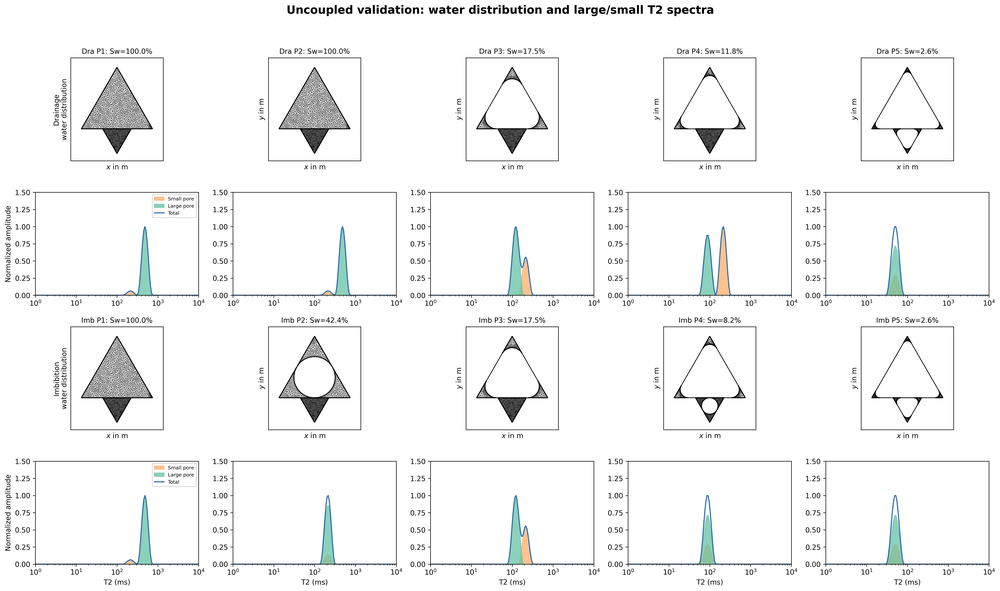
#> input picture examples/triangle_CA0deg_angles60-60-60/05_combined_panels/Combined_00C_Uncoupled_LargeSmall_Normalized_Validation.png, 1000 x 591 px, shrunk from 5968 x 3529 before the run, given in place of Result.tif, which was not available
$ python image_slice_simulation.py
#> lines starting #> are read from the running program, lines starting #| are printed output that depends on the picture; after the words box and inside, x2 and y2 are one past the last pixel; in counts of white or black regions, pixels touching at a corner belong together; pictures that were not available may be replaced by others from this repository, and a replacement may not be noted
"""PDE simulation for a segmented 2D three-phase image.

The image is expected to contain:
- 255: solid grains
- 102: water
- 153: air
- 0: outside/tube region ignored by the simulation

This script uses the original image resolution by default. It does not
generate new saturation states from Young-Laplace/minimum-energy interfaces.
"""

from __future__ import annotations

import json
import math
import os
from collections import Counter
from pathlib import Path

import matplotlib

matplotlib.use("Agg", force=True)

import matplotlib.pyplot as plt
import numpy as np
import pandas as pd
from PIL import Image
from scipy import ndimage
from scipy.optimize import nnls
from scipy.sparse import csr_matrix, diags, eye
from scipy.sparse.linalg import factorized

from simulation_control import SETTINGS


def cfg_get(path, default=None):
#> called with path = 'image_slice'
    value = SETTINGS
    for key in path.split("."):
        if not isinstance(value, dict) or key not in value:
            return default
        value = value[key]
#> in main, raw is the input picture: shape (591, 1000, 4); mean R, G, B, A 244.5, 245.2, 245.2, 255
    return value


D_UM2_PER_MS = 2.0
T2B_MS = 3000.0
RHO_UM_PER_MS = 0.005


# [9 lines left out: function downsample_nearest, not called in this run]


def classify_and_clean(raw: np.ndarray, settings: dict) -> np.ndarray:
    solid = int(settings["solid_value"])
    water = int(settings["water_value"])
    air = int(settings["air_value"])
    outside = int(settings["outside_value"])
    valid = np.array([outside, water, air, solid], dtype=np.int16)
    cleaned = raw.astype(np.int16).copy()
    for value in np.unique(cleaned):
        if value in valid:
            continue
        distances = np.abs(valid - int(value))
        cleaned[cleaned == value] = int(valid[int(np.argmin(distances))])
#> this loop made 256 passes
#> distances on passes 2 to 4: [1, 101, 152, 254], [2, 100, 151, 253], [3, 99, 150, 252]
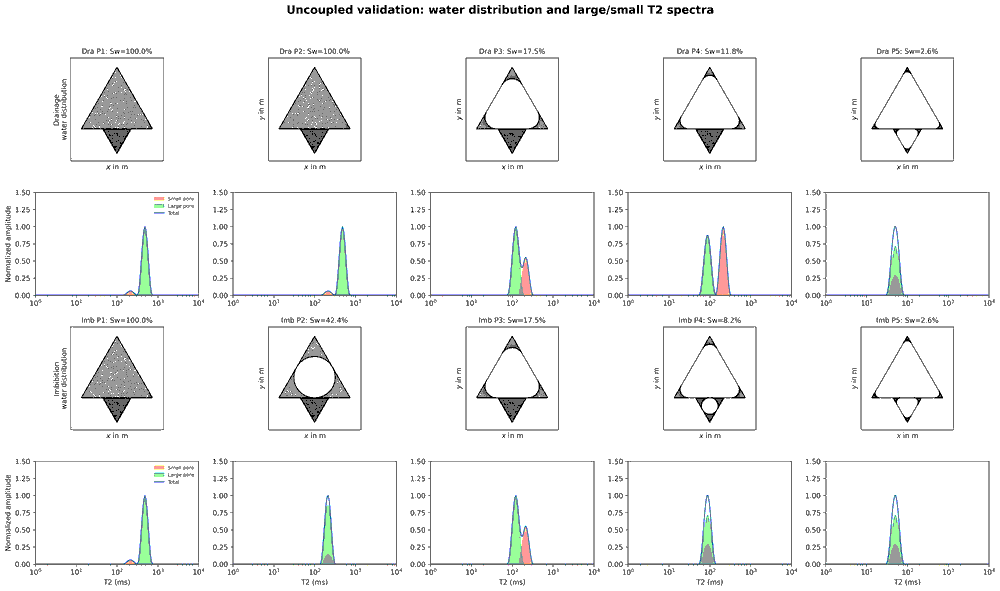
#> cleaned: shape (591, 1000, 4) int16; mean R, G, B, A 244.7, 245.3, 245, 255

    sigma = float(settings.get("interface_sigma_px", 0.0))
    if sigma > 0:
        phase_masks = {
            outside: cleaned == outside,
            solid: cleaned == solid,
            water: cleaned == water,
            air: cleaned == air,
        }
        # Keep outside fixed; smooth the three internal phase probabilities.
        internal_values = [solid, water, air]
        scores = []
        for value in internal_values:
            score = ndimage.gaussian_filter(phase_masks[value].astype(float), sigma=sigma, mode="nearest")
            scores.append(score)
#> this loop made 3 passes
#> pass 1, in classify_and_clean, `score = ndimage.gaussian_filter(phase_masks[value].astype(float), sigm..`:
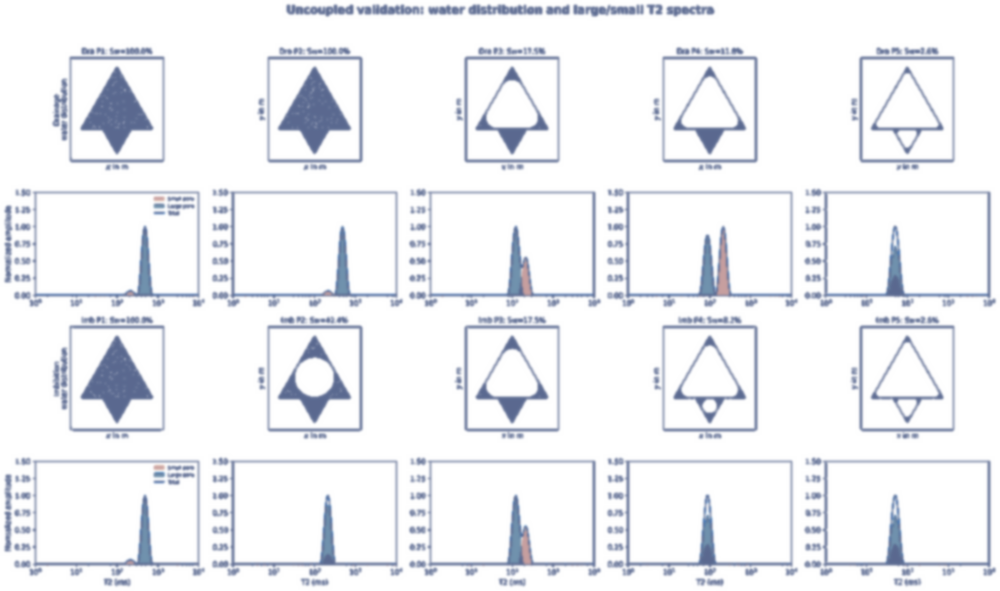
#> score: shape (591, 1000, 4) float64; mean of channels 0, 1, 2, 3 0.923, 0.93, 0.949, 0.973; transparent parts drawn white
#> pass 2, in classify_and_clean, `score = ndimage.gaussian_filter(phase_masks[value].astype(float), sigm..`:
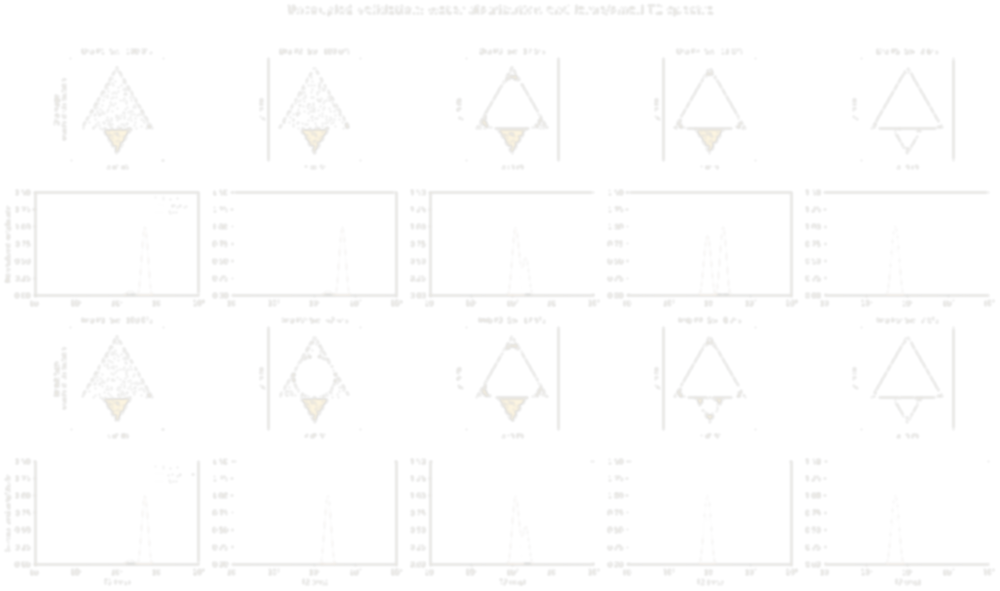
#> score: shape (591, 1000, 4) float64; mean of channels 0, 1, 2, 3 0.0239, 0.021, 0.015, 0.00759; transparent parts drawn white
#> pass 3, in classify_and_clean, `score = ndimage.gaussian_filter(phase_masks[value].astype(float), sigm..`:
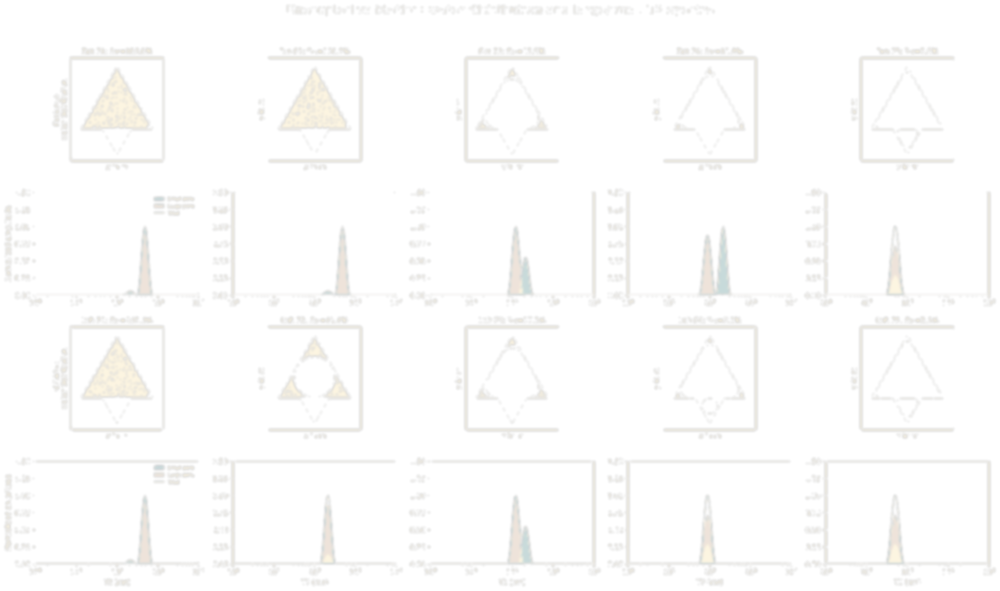
#> score: shape (591, 1000, 4) float64; mean of channels 0, 1, 2, 3 0.0478, 0.0438, 0.0328, 0.0172; transparent parts drawn white
#> after the loop, scores = 3 items
        winner = np.argmax(np.stack(scores, axis=0), axis=0)
        smoothed = np.asarray(internal_values, dtype=np.uint8)[winner]
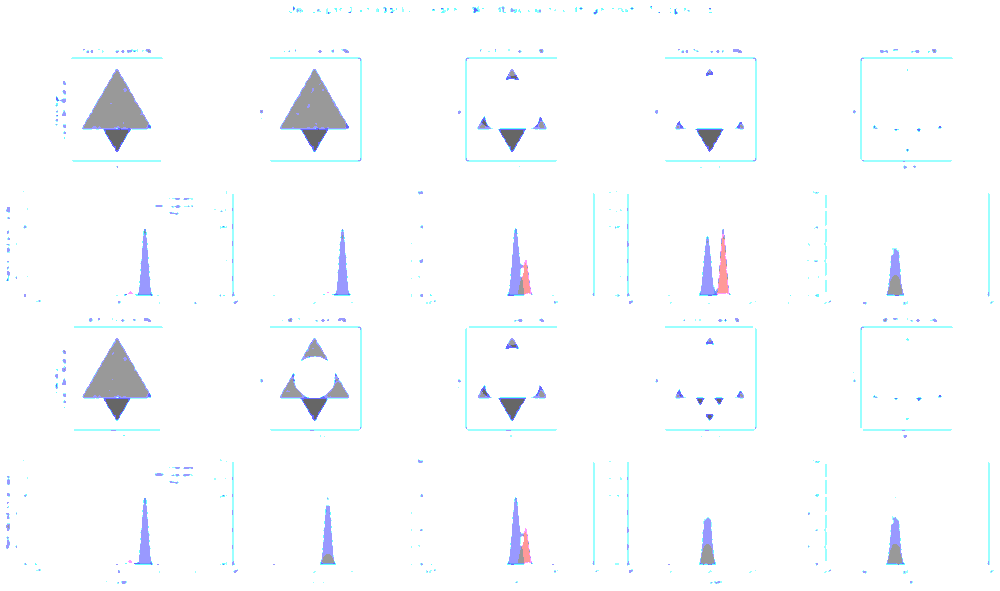
#> smoothed: shape (591, 1000, 4); mean of channels 0, 1, 2, 3 250.1, 251.7, 253.2, 255; drawn as R, G, B
        smoothed[phase_masks[outside]] = outside
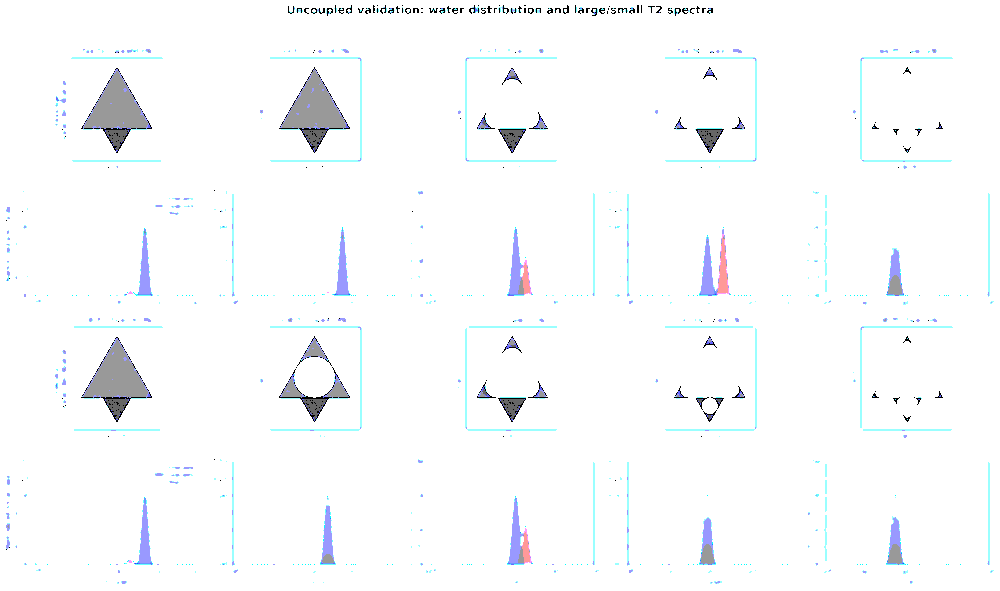
#> smoothed: shape (591, 1000, 4); 0.57% of pixels changed, all inside (x1, y1, x2, y2) = (6, 5, 968, 565); drawn as R, G, B
        cleaned = smoothed.astype(np.int16)

    radius = int(settings.get("smooth_radius_px", 0))
    if radius > 0:
        water_mask = cleaned == water
        solid_mask = cleaned == solid
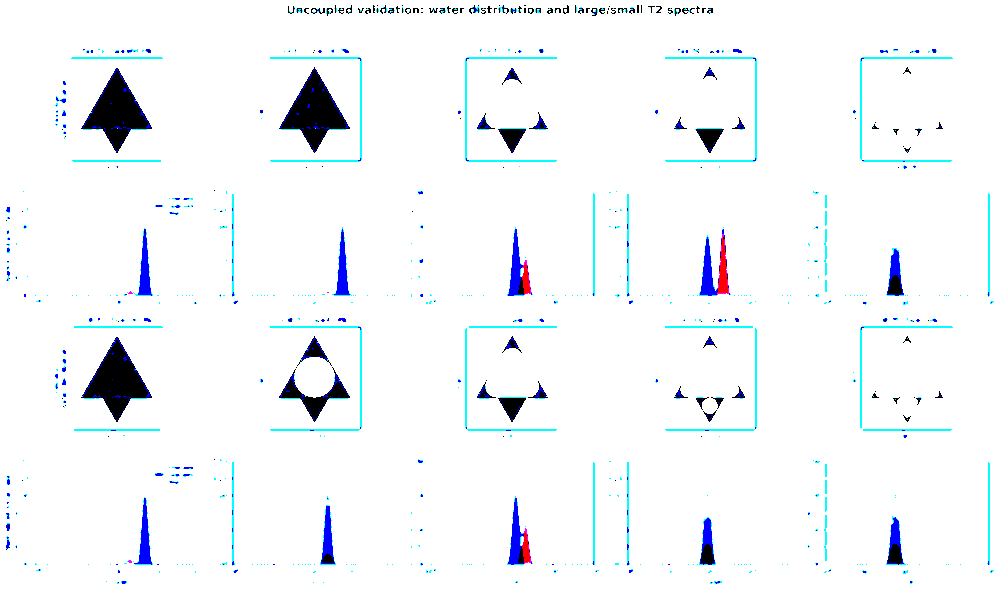
#> solid_mask: shape (591, 1000, 4) bool; mean of channels 0, 1, 2, 3 0.953, 0.967, 0.978, 1; drawn as R, G, B
        outside_mask = cleaned == outside
        air_mask = cleaned == air

        # Remove single-pixel salt/holes without changing the large phase topology.
#> (the run stopped early here; a loop or call above may not have finished)

$ run again, on examples/triangle_CA0deg_angles60-60-60/05_combined_panels/Combined_02_AllStates_Decay_Uncoupled_vs_Coupled.png
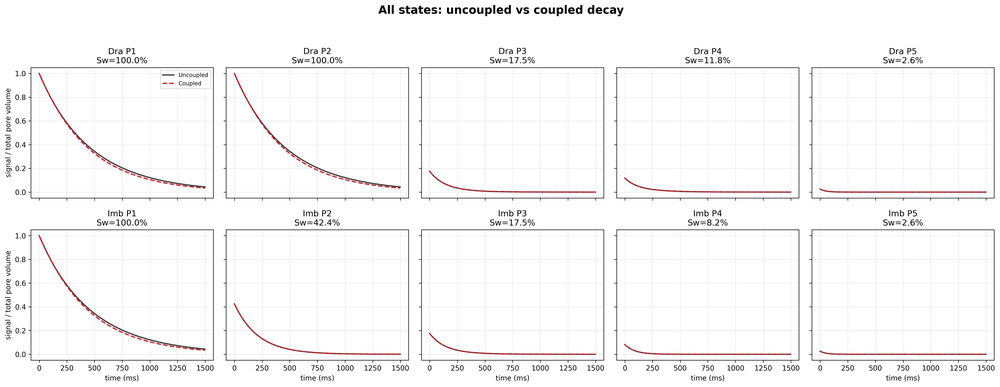
#> input picture examples/triangle_CA0deg_angles60-60-60/05_combined_panels/Combined_02_AllStates_Decay_Uncoupled_vs_Coupled.png, 1000 x 387 px, shrunk from 5958 x 2308 before the run, given in place of Result.tif, which was not available
#> in main, raw is the input picture: shape (387, 1000, 4); mean R, G, B, A 248.2, 247.4, 247.5, 255
#> the loop in classify_and_clean, `for value in np.unique(cleaned):` made 256 passes
#> distances on passes 2 to 4: [1, 101, 152, 254], [2, 100, 151, 253], [3, 99, 150, 252]
#> after the loop in classify_and_clean, `for value in internal_values:`: scores = 3 items
#> in classify_and_clean, `smoothed[phase_masks[outside]] = outside`:
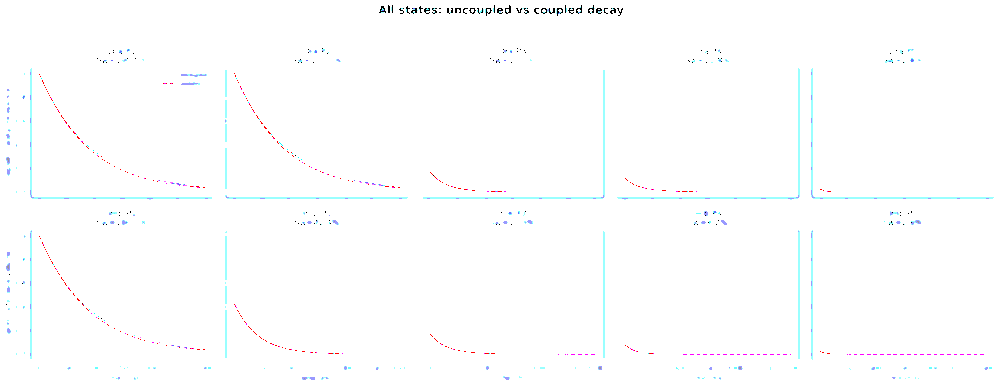
#> smoothed: shape (387, 1000, 4); mean of channels 0, 1, 2, 3 253, 253.9, 254.3, 255; drawn as R, G, B
#> in classify_and_clean, `solid_mask = cleaned == solid`:
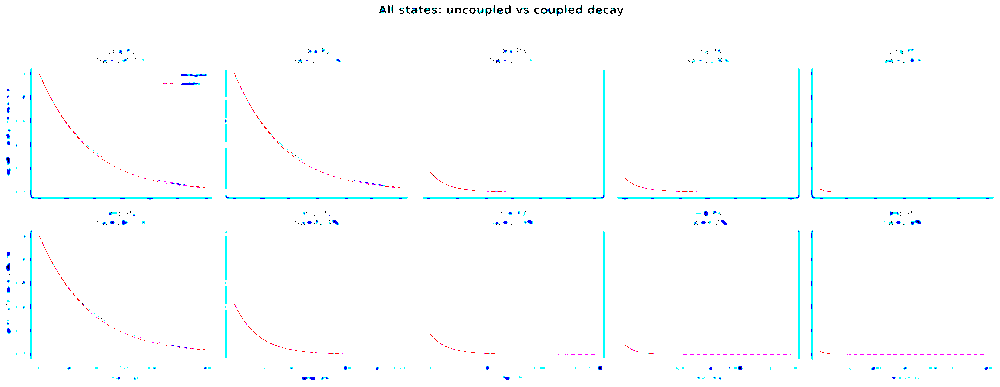
#> solid_mask: shape (387, 1000, 4) bool; mean of channels 0, 1, 2, 3 0.984, 0.994, 0.997, 1; drawn as R, G, B
